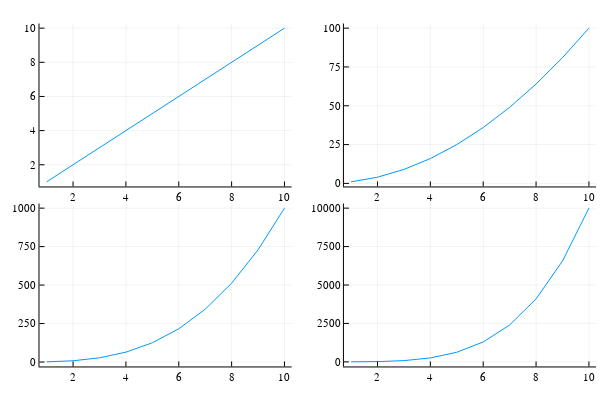

Here is the notebook cell this chart was saved with:
### Code cell
plot(p1, p2, p3, p4, layout=(2,2), legend=false)

### Figure 1 — Plotly figure (JSON) as saved in the notebook; plotly's stock layout.template omitted (floating-point values rounded to 4 significant figures)
{"data": [{"colorbar": {"title": ""}, "legendgroup": "y1", "line": {"color": "rgba(0, 154, 250, 1.000)", "dash": "solid", "shape": "linear", "width": 1}, "mode": "lines", "name": "y1", "showlegend": true, "type": "scatter", "x": [1, 2, 3, 4, 5, 6, 7, 8, 9, 10], "xaxis": "x1", "y": [1, 2, 3, 4, 5, 6, 7, 8, 9, 10], "yaxis": "y1", "zmax": null, "zmin": null}, {"colorbar": {"title": ""}, "legendgroup": "y1", "line": {"color": "rgba(0, 154, 250, 1.000)", "dash": "solid", "shape": "linear", "width": 1}, "mode": "lines", "name": "y1", "showlegend": true, "type": "scatter", "x": [1, 2, 3, 4, 5, 6, 7, 8, 9, 10], "xaxis": "x2", "y": [1, 4, 9, 16, 25, 36, 49, 64, 81, 100], "yaxis": "y2", "zmax": null, "zmin": null}, {"colorbar": {"title": ""}, "legendgroup": "y1", "line": {"color": "rgba(0, 154, 250, 1.000)", "dash": "solid", "shape": "linear", "width": 1}, "mode": "lines", "name": "y1", "showlegend": true, "type": "scatter", "x": [1, 2, 3, 4, 5, 6, 7, 8, 9, 10], "xaxis": "x3", "y": [1, 8, 27, 64, 125, 216, 343, 512, 729, 1000], "yaxis": "y3", "zmax": null, "zmin": null}, {"colorbar": {"title": ""}, "legendgroup": "y1", "line": {"color": "rgba(0, 154, 250, 1.000)", "dash": "solid", "shape": "linear", "width": 1}, "mode": "lines", "name": "y1", "showlegend": true, "type": "scatter", "x": [1, 2, 3, 4, 5, 6, 7, 8, 9, 10], "xaxis": "x4", "y": [1, 16, 81, 256, 625, 1296, 2401, 4096, 6561, 10000], "yaxis": "y4", "zmax": null, "zmin": null}], "layout": {"annotations": [], "height": 400, "margin": {"b": 20, "l": 0, "r": 0, "t": 20}, "paper_bgcolor": "rgba(255, 255, 255, 1.000)", "plot_bgcolor": "rgba(255, 255, 255, 1.000)", "showlegend": false, "width": 600, "xaxis1": {"anchor": "y1", "domain": [0.06582, 0.486], "gridcolor": "rgba(0, 0, 0, 0.100)", "gridwidth": 0.5, "linecolor": "rgba(0, 0, 0, 1.000)", "mirror": false, "range": [0.73, 10.27], "showgrid": true, "showline": true, "showticklabels": true, "tickangle": 0, "tickcolor": "rgb(0, 0, 0)", "tickfont": {"color": "rgba(0, 0, 0, 1.000)", "family": "sans-serif", "size": 11}, "tickmode": "array", "ticks": "inside", "ticktext": ["2", "4", "6", "8", "10"], "tickvals": [2, 4, 6, 8, 10], "title": "", "titlefont": {"color": "rgba(0, 0, 0, 1.000)", "family": "sans-serif", "size": 15}, "type": "-", "visible": true, "zeroline": false, "zerolinecolor": "rgba(0, 0, 0, 1.000)"}, "xaxis2": {"anchor": "y2", "domain": [0.5732, 0.9934], "gridcolor": "rgba(0, 0, 0, 0.100)", "gridwidth": 0.5, "linecolor": "rgba(0, 0, 0, 1.000)", "mirror": false, "range": [0.73, 10.27], "showgrid": true, "showline": true, "showticklabels": true, "tickangle": 0, "tickcolor": "rgb(0, 0, 0)", "tickfont": {"color": "rgba(0, 0, 0, 1.000)", "family": "sans-serif", "size": 11}, "tickmode": "array", "ticks": "inside", "ticktext": ["2", "4", "6", "8", "10"], "tickvals": [2, 4, 6, 8, 10], "title": "", "titlefont": {"color": "rgba(0, 0, 0, 1.000)", "family": "sans-serif", "size": 15}, "type": "-", "visible": true, "zeroline": false, "zerolinecolor": "rgba(0, 0, 0, 1.000)"}, "xaxis3": {"anchor": "y3", "domain": [0.06582, 0.486], "gridcolor": "rgba(0, 0, 0, 0.100)", "gridwidth": 0.5, "linecolor": "rgba(0, 0, 0, 1.000)", "mirror": false, "range": [0.73, 10.27], "showgrid": true, "showline": true, "showticklabels": true, "tickangle": 0, "tickcolor": "rgb(0, 0, 0)", "tickfont": {"color": "rgba(0, 0, 0, 1.000)", "family": "sans-serif", "size": 11}, "tickmode": "array", "ticks": "inside", "ticktext": ["2", "4", "6", "8", "10"], "tickvals": [2, 4, 6, 8, 10], "title": "", "titlefont": {"color": "rgba(0, 0, 0, 1.000)", "family": "sans-serif", "size": 15}, "type": "-", "visible": true, "zeroline": false, "zerolinecolor": "rgba(0, 0, 0, 1.000)"}, "xaxis4": {"anchor": "y4", "domain": [0.5732, 0.9934], "gridcolor": "rgba(0, 0, 0, 0.100)", "gridwidth": 0.5, "linecolor": "rgba(0, 0, 0, 1.000)", "mirror": false, "range": [0.73, 10.27], "showgrid": true, "showline": true, "showticklabels": true, "tickangle": 0, "tickcolor": "rgb(0, 0, 0)", "tickfont": {"color": "rgba(0, 0, 0, 1.000)", "family": "sans-serif", "size": 11}, "tickmode": "array", "ticks": "inside", "ticktext": ["2", "4", "6", "8", "10"], "tickvals": [2, 4, 6, 8, 10], "title": "", "titlefont": {"color": "rgba(0, 0, 0, 1.000)", "family": "sans-serif", "size": 15}, "type": "-", "visible": true, "zeroline": false, "zerolinecolor": "rgba(0, 0, 0, 1.000)"}, "yaxis1": {"anchor": "x1", "domain": [0.5376, 0.9902], "gridcolor": "rgba(0, 0, 0, 0.100)", "gridwidth": 0.5, "linecolor": "rgba(0, 0, 0, 1.000)", "mirror": false, "range": [0.73, 10.27], "showgrid": true, "showline": true, "showticklabels": true, "tickangle": 0, "tickcolor": "rgb(0, 0, 0)", "tickfont": {"color": "rgba(0, 0, 0, 1.000)", "family": "sans-serif", "size": 11}, "tickmode": "array", "ticks": "inside", "ticktext": ["2", "4", "6", "8", "10"], "tickvals": [2, 4, 6, 8, 10], "title": "", "titlefont": {"color": "rgba(0, 0, 0, 1.000)", "family": "sans-serif", "size": 15}, "type": "-", "visible": true, "zeroline": false, "zerolinecolor": "rgba(0, 0, 0, 1.000)"}, "yaxis2": {"anchor": "x2", "domain": [0.5376, 0.9902], "gridcolor": "rgba(0, 0, 0, 0.100)", "gridwidth": 0.5, "linecolor": "rgba(0, 0, 0, 1.000)", "mirror": false, "range": [-1.97, 103.0], "showgrid": true, "showline": true, "showticklabels": true, "tickangle": 0, "tickcolor": "rgb(0, 0, 0)", "tickfont": {"color": "rgba(0, 0, 0, 1.000)", "family": "sans-serif", "size": 11}, "tickmode": "array", "ticks": "inside", "ticktext": ["0", "25", "50", "75", "100"], "tickvals": [0, 25, 50, 75, 100], "title": "", "titlefont": {"color": "rgba(0, 0, 0, 1.000)", "family": "sans-serif", "size": 15}, "type": "-", "visible": true, "zeroline": false, "zerolinecolor": "rgba(0, 0, 0, 1.000)"}, "yaxis3": {"anchor": "x3", "domain": [0.03762, 0.4902], "gridcolor": "rgba(0, 0, 0, 0.100)", "gridwidth": 0.5, "linecolor": "rgba(0, 0, 0, 1.000)", "mirror": false, "range": [-28.97, 1030.0], "showgrid": true, "showline": true, "showticklabels": true, "tickangle": 0, "tickcolor": "rgb(0, 0, 0)", "tickfont": {"color": "rgba(0, 0, 0, 1.000)", "family": "sans-serif", "size": 11}, "tickmode": "array", "ticks": "inside", "ticktext": ["0", "250", "500", "750", "1000"], "tickvals": [0, 250, 500, 750, 1000], "title": "", "titlefont": {"color": "rgba(0, 0, 0, 1.000)", "family": "sans-serif", "size": 15}, "type": "-", "visible": true, "zeroline": false, "zerolinecolor": "rgba(0, 0, 0, 1.000)"}, "yaxis4": {"anchor": "x4", "domain": [0.03762, 0.4902], "gridcolor": "rgba(0, 0, 0, 0.100)", "gridwidth": 0.5, "linecolor": "rgba(0, 0, 0, 1.000)", "mirror": false, "range": [-299.0, 10300.0], "showgrid": true, "showline": true, "showticklabels": true, "tickangle": 0, "tickcolor": "rgb(0, 0, 0)", "tickfont": {"color": "rgba(0, 0, 0, 1.000)", "family": "sans-serif", "size": 11}, "tickmode": "array", "ticks": "inside", "ticktext": ["0", "2500", "5000", "7500", "10000"], "tickvals": [0, 2500, 5000, 7500, 10000], "title": "", "titlefont": {"color": "rgba(0, 0, 0, 1.000)", "family": "sans-serif", "size": 15}, "type": "-", "visible": true, "zeroline": false, "zerolinecolor": "rgba(0, 0, 0, 1.000)"}}}
